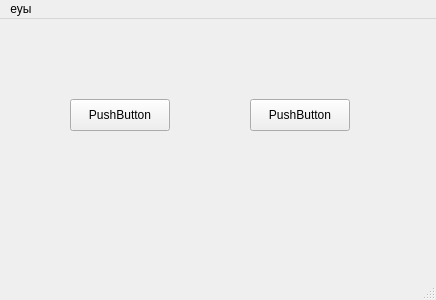
<?xml version="1.0" encoding="UTF-8"?>
<ui version="4.0">
 <class>MainWindow</class>
 <widget class="QMainWindow" name="MainWindow">
  <property name="geometry">
   <rect>
    <x>0</x>
    <y>0</y>
    <width>436</width>
    <height>300</height>
   </rect>
  </property>
  <property name="windowTitle">
   <string>MainWindow</string>
  </property>
  <widget class="QWidget" name="centralwidget">
   <widget class="QPushButton" name="pushButton">
    <property name="geometry">
     <rect>
      <x>70</x>
      <y>80</y>
      <width>100</width>
      <height>32</height>
     </rect>
    </property>
    <property name="text">
     <string>PushButton</string>
    </property>
   </widget>
   <widget class="QPushButton" name="pushButton_2">
    <property name="geometry">
     <rect>
      <x>250</x>
      <y>80</y>
      <width>100</width>
      <height>32</height>
     </rect>
    </property>
    <property name="text">
     <string>PushButton</string>
    </property>
   </widget>
  </widget>
  <widget class="QMenuBar" name="menubar">
   <property name="geometry">
    <rect>
     <x>0</x>
     <y>0</y>
     <width>436</width>
     <height>37</height>
    </rect>
   </property>
   <widget class="QMenu" name="menu">
    <property name="title">
     <string>еуы</string>
    </property>
    <widget class="QMenu" name="menutest">
     <property name="title">
      <string>test</string>
     </property>
     <addaction name="action123"/>
     <addaction name="action123_2"/>
     <addaction name="separator"/>
     <addaction name="action32"/>
     <addaction name="separator"/>
    </widget>
    <addaction name="menutest"/>
    <addaction name="separator"/>
    <addaction name="separator"/>
    <addaction name="separator"/>
   </widget>
   <addaction name="menu"/>
  </widget>
  <widget class="QStatusBar" name="statusbar"/>
  <action name="action123">
   <property name="text">
    <string>123</string>
   </property>
  </action>
  <action name="action123_2">
   <property name="text">
    <string>123</string>
   </property>
  </action>
  <action name="action32">
   <property name="text">
    <string>32</string>
   </property>
  </action>
 </widget>
 <resources/>
 <connections/>
</ui>
